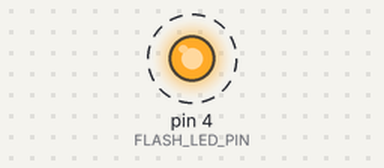
A sketch run on a simulated Arduino Uno, built with avr-gcc and run on an emulated ATmega328P. Shown: output pins drawn as LEDs (lit = HIGH). Dashed ring = blinking.

Above: at 0.5 s.
Timing chart, 0 to 3.2 s (numbered marks = the images above):
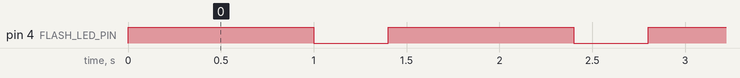

The sketch:

cam_test.ino
```cpp
#define FLASH_LED_PIN 4

void setup() {
  pinMode(FLASH_LED_PIN, OUTPUT);
}

void loop() {
  digitalWrite(FLASH_LED_PIN, HIGH);
  delay(1000);
  digitalWrite(FLASH_LED_PIN, LOW);
  delay(400);
}
```

Measured:
- by itself, pin 4 (FLASH_LED_PIN): alternates HIGH for 1.0 s and LOW for 0.40 s
